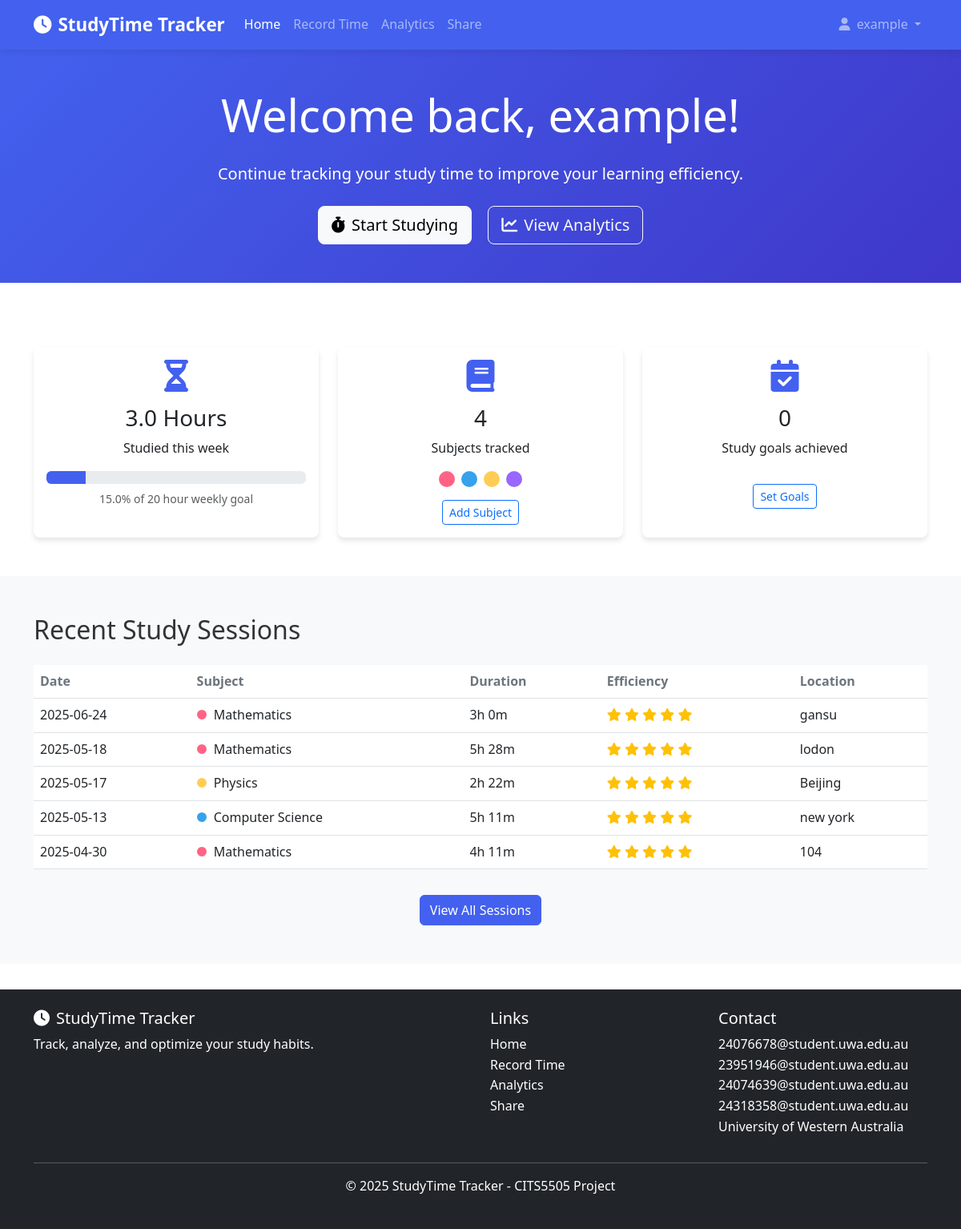
Page /dashboard (signed in) on the committed database.
### app/models.py (models this page shows, shortened)
class User(db.Model, UserMixin):
    id = db.Column(db.Integer, primary_key=True)
    username = db.Column(db.String(20), unique=True, nullable=False)
    email = db.Column(db.String(120), unique=True, nullable=False)
    password = db.Column(db.String(60), nullable=False)
    created_at = db.Column(db.DateTime, nullable=False, default=datetime.utcnow)
    subjects = db.relationship('Subject', backref='owner', lazy=True)
    study_sessions = db.relationship('StudySession', backref='user', lazy=True)

class Subject(db.Model):
    id = db.Column(db.Integer, primary_key=True)
    name = db.Column(db.String(100), nullable=False)
    color_code = db.Column(db.String(20), default="#3498db")
    target_hours_per_week = db.Column(db.Float, default=5.0)
    user_id = db.Column(db.Integer, db.ForeignKey('user.id'), nullable=False)

class StudySession(db.Model):
    __tablename__ = 'study_session'
    __table_args__ = (
        db.Index('idx_user_date', 'user_id', 'date'),
    )
    id = db.Column(db.Integer, primary_key=True)
    subject = db.Column(db.String(100), nullable=False)
    date = db.Column(db.Date, nullable=False)
    start_time = db.Column(db.Time, nullable=False)
    end_time = db.Column(db.Time, nullable=False)
    location = db.Column(db.String(100), nullable=False)
    efficiency = db.Column(db.Integer, nullable=False)
    notes = db.Column(db.Text)
    user_id = db.Column(db.Integer, db.ForeignKey('user.id'), nullable=False)

### app/routes.py (the view)
@main.route('/dashboard')
@login_required
def dashboard():
    recent_sessions = StudySession.query.filter_by(user_id=current_user.id).order_by(StudySession.date.desc()).limit(5).all()
    subjects = Subject.query.filter_by(user_id=current_user.id).all()
    today = datetime.now().date()
    start_of_week = today - timedelta(days=today.weekday())
    weekly_sessions = StudySession.query.filter(
        StudySession.user_id==current_user.id,
        StudySession.date >= start_of_week
    ).all()
    total_weekly_time = 0  # Initialize with 0
    for session in weekly_sessions:
        duration = datetime.combine(session.date, session.end_time) - datetime.combine(session.date, session.start_time)
        if duration.total_seconds() < 0:  # Handle overnight sessions
            duration += timedelta(days=1)
        total_weekly_time += duration.total_seconds() / 3600  # Convert to hours
    return render_template(
        'dashboard.html',
        title='Dashboard',
        recent_sessions=recent_sessions,
        subjects=subjects,
        weekly_time=round(total_weekly_time, 1),
        total_weekly_time=total_weekly_time if total_weekly_time is not None else 0,  # Ensure this variable is passed to the template
        datetime=datetime,
        timedelta=timedelta
    )

### app/__init__.py (called while the page is built)
def create_app(test_config=None):
    app = Flask(__name__)
    app.config['SECRET_KEY'] = 'super-secret-key'
    app.config['SQLALCHEMY_DATABASE_URI'] = 'sqlite:///site.db'
    app.config['SQLALCHEMY_TRACK_MODIFICATIONS'] = False
    if test_config:
        app.config.update(test_config)
    db.init_app(app)
    bcrypt.init_app(app)
    login_manager.init_app(app)
    migrate.init_app(app, db)
    csrf.init_app(app)  # Initialize CSRF protection
    from app.routes import main
    from app.models import User, StudySession, Subject, Report
    app.register_blueprint(main)
    @login_manager.user_loader
    def load_user(user_id):
        return User.query.get(int(user_id))
    return app

### app/templates/dashboard.html (shortened to what this page needs)
<!DOCTYPE html>
<html lang="en">
<head>
    <link href="https://cdn.jsdelivr.net/npm/bootstrap@5.3.0-alpha1/dist/css/bootstrap.min.css" rel="stylesheet">
    <link rel="stylesheet" href="https://cdnjs.cloudflare.com/ajax/libs/font-awesome/6.0.0/css/all.min.css">
    <link rel="stylesheet" href="{{ url_for('static', filename='css/style.css') }}">
</head>
<body>
    <nav class="navbar navbar-expand-lg navbar-dark bg-primary">
        <div class="container">
            <a class="navbar-brand" href="{{ url_for('main.index') }}">
                <i class="fas fa-clock me-2"></i>StudyTime Tracker
            </a>
            <div class="collapse navbar-collapse" id="navbarNav">
                <ul class="navbar-nav me-auto">
                    <li class="nav-item">
                        <a class="nav-link active" href="{{ url_for('main.index') }}">Home</a>
                    </li>
                    <li class="nav-item">
                        <a class="nav-link" href="{{ url_for('main.upload') }}">Record Time</a>
                    </li>
                    <li class="nav-item">
                        <a class="nav-link" href="{{ url_for('main.visualize') }}">Analytics</a>
                    </li>
                    <li class="nav-item">
                        <a class="nav-link" href="{{ url_for('main.share') }}">Share</a>
                    </li>
                </ul>
                <ul class="navbar-nav">
                    {% if current_user.is_authenticated %}
                    <li class="nav-item dropdown">
                        <a class="nav-link dropdown-toggle" href="#" id="userDropdown" role="button" data-bs-toggle="dropdown" aria-expanded="false">
                            <i class="fas fa-user me-1"></i> {{ current_user.username }}
                        </a>
                    </li>
                    {% endif %}
                </ul>
            </div>
        </div>
    </nav>
    <header class="hero-section text-white text-center py-5">
        <div class="container">
            <h1 class="display-4 mb-4">Welcome back, {{ current_user.username }}!</h1>
            <p class="lead mb-4">
                Continue tracking your study time to improve your learning efficiency.
            </p>
            <a href="{{ url_for('main.upload') }}" class="btn btn-light btn-lg mx-2">
                <i class="fas fa-stopwatch me-2"></i>Start Studying
            </a>
            <a href="{{ url_for('main.visualize') }}" class="btn btn-outline-light btn-lg mx-2">
                <i class="fas fa-chart-line me-2"></i>View Analytics
            </a>
        </div>
    </header>
    <section class="py-5">
        <div class="container">
            <div class="row g-4">
                <div class="col-md-4">
                    <div class="card h-100 dashboard-card">
                        <div class="card-body text-center">
                            <i class="fas fa-hourglass-half feature-icon mb-3"></i>
                            <h3 class="card-title">{{ total_weekly_time }} Hours</h3>
                            <p class="card-text">Studied this week</p>
                            <div class="progress mt-3">
                                <div class="progress-bar bg-primary" role="progressbar" style="width: {{ (total_weekly_time/20)*100 }}%" aria-valuenow="{{ total_weekly_time }}" aria-valuemin="0" aria-valuemax="20"></div>
                            </div>
                            <small class="text-muted mt-2 d-block">{{ (total_weekly_time/20)*100|round }}% of 20 hour weekly goal</small>
                        </div>
                    </div>
                </div>
                <div class="col-md-4">
                    <div class="card h-100 dashboard-card">
                        <div class="card-body text-center">
                            <i class="fas fa-book feature-icon mb-3"></i>
                            <h3 class="card-title">{{ subjects|length }}</h3>
                            <p class="card-text">Subjects tracked</p>
                            <div class="subject-dots d-flex justify-content-center flex-wrap mt-3">
                                {% for subject in subjects %}
                                <div class="subject-dot" style="background-color: {{ subject.color_code }};" title="{{ subject.name }}"></div>
                                {% endfor %}
                            </div>
                            <a href="{{ url_for('main.add_subject') }}" class="btn btn-sm btn-outline-primary mt-3">Add Subject</a>
                        </div>
                    </div>
                </div>
                <div class="col-md-4">
                    <div class="card h-100 dashboard-card">
                        <div class="card-body text-center">
                            <i class="fas fa-calendar-check feature-icon mb-3"></i>
                            <h3 class="card-title">0</h3>
                            <p class="card-text">Study goals achieved</p>
                            <a href="#" class="btn btn-sm btn-outline-primary mt-3">Set Goals</a>
                        </div>
                    </div>
                </div>
            </div>
        </div>
    </section>
    <section class="py-5 bg-light">
        <div class="container">
            <h2 class="mb-4">Recent Study Sessions</h2>
            {% if recent_sessions %}
            <div class="table-responsive">
                <table class="table table-hover">
                    <thead>
                        <tr>
                            <th>Date</th>
                            <th>Subject</th>
                            <th>Duration</th>
                            <th>Efficiency</th>
                            <th>Location</th>
                        </tr>
                    </thead>
                    <tbody>
                        {% for session in recent_sessions %}
                        <tr>
                            <td>{{ session.date.strftime('%Y-%m-%d') }}</td>
                            <td>
                                {% set subject = subjects|selectattr('name', 'equalto', session.subject)|first %}
                                <span class="color-dot" style="background-color: {{ subject.color_code if subject else '#ccc' }};"></span>
                                {{ session.subject }}
                            </td>
                            <td>
                                {% set duration = (datetime.combine(session.date, session.end_time) - datetime.combine(session.date, session.start_time)) %}
                                {% if duration.total_seconds() < 0 %}
                                    {% set duration = duration + timedelta(hours=24) %}
                                {% endif %}
                                {{ duration.seconds // 3600 }}h {{ (duration.seconds % 3600) // 60 }}m
                            </td>
                            <td>
                                <div class="rating">
                                    {% for i in range(5) %}
                                        <i class="{% if i < session.efficiency %}fas{% else %}far{% endif %} fa-star text-warning"></i>
                                    {% endfor %}
                                </div>
                            </td>
                            <td>{{ session.location }}</td>
                        </tr>
                        {% endfor %}
                    </tbody>
                </table>
            </div>
            <div class="text-center mt-3">
                <a href="{{ url_for('main.visualize') }}" class="btn btn-primary">View All Sessions</a>
            </div>
            {% else %}
            <div class="alert alert-info">
                <p class="mb-0 text-center">You haven't recorded any study sessions yet. <a href="{{ url_for('main.upload') }}">Start tracking your study time now!</a></p>
            </div>
            {% endif %}
        </div>
    </section>
    <footer class="bg-dark text-white py-4">
        <div class="container">
            <div class="row">
                <div class="col-md-6">
                    <h5><i class="fas fa-clock me-2"></i>StudyTime Tracker</h5>
                    <p>Track, analyze, and optimize your study habits.</p>
                </div>
                <div class="col-md-3">
                    <h5>Links</h5>
                    <ul class="list-unstyled">
                        <li><a href="{{ url_for('main.index') }}" class="text-white">Home</a></li>
                        <li><a href="{{ url_for('main.upload') }}" class="text-white">Record Time</a></li>
                        <li><a href="{{ url_for('main.visualize') }}" class="text-white">Analytics</a></li>
                        <li><a href="{{ url_for('main.share') }}" class="text-white">Share</a></li>
                    </ul>
                </div>
                <div class="col-md-3">
                    <h5>Contact</h5>
                    <ul class="list-unstyled">
                        <li>24076678@student.uwa.edu.au</li>
                        <li>23951946@student.uwa.edu.au</li>
                        <li>24074639@student.uwa.edu.au</li>
                        <li>24318358@student.uwa.edu.au</li>
                        <li>University of Western Australia</li>
                    </ul>
                </div>
            </div>
            <hr />
            <div class="text-center">
                <p>&copy; 2025 StudyTime Tracker - CITS5505 Project</p>
            </div>
        </div>
    </footer>
</body>
</html>

### app/static/css/style.css (style rules this page uses)
:root { --primary-color: #4361ee; --secondary-color: #3f37c9; --accent-color: #4cc9f0; --success-color: #4caf50; --warning-color: #ff9800; --danger-color: #f44336; --light-color: #f8f9fa; --dark-color: #212529; --text-color: #333333; --muted-color: #6c757d; --border-radius: 0.5rem; --transition-speed: 0.3s; }
body { font-family: "Segoe UI", Tahoma, Geneva, Verdana, sans-serif; color: var(--text-color); line-height: 1.6; }
.bg-primary { background-color: var(--primary-color) !important; }
.btn-primary { background-color: var(--primary-color); border-color: var(--primary-color); }
.navbar { box-shadow: 0 2px 10px rgba(0, 0, 0, 0.1); }
.navbar-brand { font-weight: 600; font-size: 1.4rem; }
.nav-link { font-weight: 500; transition: color var(--transition-speed); }
.hero-section { background: linear-gradient( 135deg, var(--primary-color) 0%, var(--secondary-color) 100% ); padding: 5rem 0; margin-bottom: 2rem; }
.feature-icon { font-size: 2.5rem; color: var(--primary-color); }
.card { border-radius: var(--border-radius); box-shadow: 0 2px 5px rgba(0, 0, 0, 0.05); overflow: hidden; transition: box-shadow var(--transition-speed); }
.table th { font-weight: 600; color: var(--muted-color); }
.rating { color: var(--warning-color); }
footer { margin-top: 2rem; }
footer a { transition: color var(--transition-speed); text-decoration: none; }

### app/templates/dashboard.html (style rules this page uses)
.dashboard-card { transition: transform 0.3s; border-radius: 0.5rem; border: none; box-shadow: 0 4px 6px rgba(0, 0, 0, 0.1); }
.feature-icon { font-size: 2.5rem; color: var(--primary-color); }
.subject-dots { gap: 8px; }
.subject-dot { width: 20px; height: 20px; border-radius: 50%; }
.color-dot { display: inline-block; width: 12px; height: 12px; border-radius: 50%; margin-right: 5px; }

### rows in the picture
User: username "example"
StudySession: date "2025-06-24", subject "Mathematics", seconds "3", seconds "0", efficiency 5 (drawn), location "gansu"
StudySession: date "2025-05-18", subject "Mathematics", efficiency "5", seconds "28", location "lodon"
StudySession: date "2025-05-17", subject "Physics", seconds "2", seconds "22", efficiency 5 (drawn), location "Beijing"
StudySession: date "2025-05-13", subject "Computer Science", efficiency "5", seconds "11", location "new york"
StudySession: date "2025-04-30", subject "Mathematics", seconds "4", seconds "11", efficiency 5 (drawn), location "104"

### other values in the picture
{{ total_weekly_time }} "3.0"
{{ (total_weekly_time/20)*100|round }} "15.0"
{{ subjects|length }} "4"
